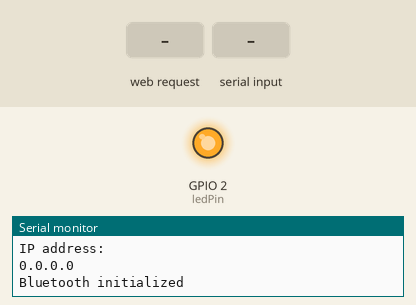
A sketch run on a simulated ESP32. On the bench: output pins drawn as LEDs (lit = HIGH), the last lines printed to the serial monitor. The test bench sets the inputs (shaded band). WiFi joins after 1.5 s; servers stay silent unless stated; nothing arrives over Bluetooth unless stated.

Above: at 1.2 s.
1.3 s: HTTP request GET /26/off received
At 2.3 s:
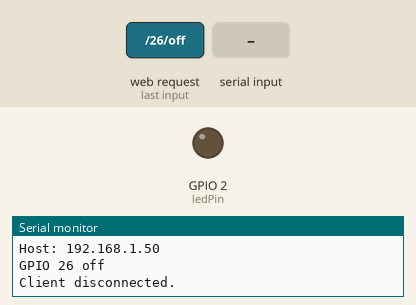
4.3 s: "1\n" received over the second serial link
At 5.5 s:
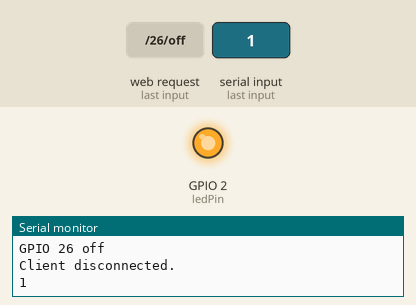
5.8 s: "0\n" received over the second serial link
At 6.8 s:
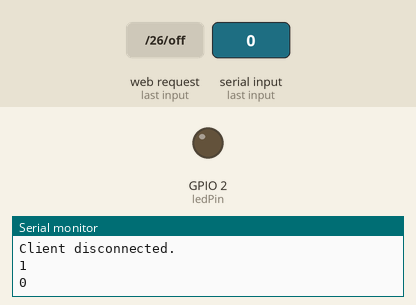
7.3 s: HTTP request GET /26/on received
At 8.1 s:
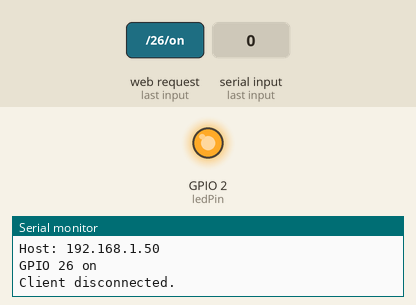
Timing chart, 0 to 10.3 s (numbered marks = the images above; inputs shaded):
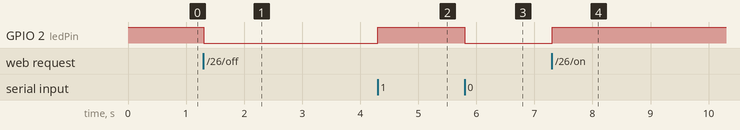

Measured:
- after the input at 1.3 s, GPIO 2 (ledPin): HIGH → LOW at once
- after the input at 4.3 s, GPIO 2 (ledPin): LOW → HIGH at once
- after the input at 5.8 s, GPIO 2 (ledPin): HIGH → LOW at once
- after the input at 7.3 s, GPIO 2 (ledPin): LOW → HIGH at once

The sketch:

BLEWIFI.ino
```cpp
#include <WiFi.h>;
#include "BluetoothSerial.h"


#define SERVICE_UUID        "4fafc201-1fb5-459e-8fcc-c5c9c331914b"
#define CHARACTERISTIC_UUID "beb5483e-36e1-4688-b7f5-ea07361b26a8"

const char* ssid = "MEO-66B281";
const char* password = "670F64B8D4";


const int ledPin = 2;
char Incoming_value = 0;
String header;
String output26State = "on";


BluetoothSerial SerialBT;
WiFiClient espClient;
WiFiServer server(80);

void setup() {
  Serial.begin(115200);

  pinMode (ledPin, OUTPUT);
  digitalWrite(ledPin, HIGH);  //If value is 1 then LED turns ON

  //initBLE();
  initWifi();
  initB();

}


void loop() {
 WiFiClient client = server.available();   // Listen for incoming clients

  if (client) {                             // If a new client connects,
    Serial.println("New Client.");          // print a message out in the serial port
    String currentLine = "";                // make a String to hold incoming data from the client
    while (client.connected()) {            // loop while the client's connected
      if (client.available()) {             // if there's bytes to read from the client,
        char c = client.read();             // read a byte, then
        Serial.write(c);                    // print it out the serial monitor
        header += c;
        if (c == '\n') {                    // if the byte is a newline character
          // if the current line is blank, you got two newline characters in a row.
          // that's the end of the client HTTP request, so send a response:
          if (currentLine.length() == 0) {
            // HTTP headers always start with a response code (e.g. HTTP/1.1 200 OK)
            // and a content-type so the client knows what's coming, then a blank line:
            client.println("HTTP/1.1 200 OK");
            client.println("Content-type:text/html");
            client.println("Connection: close");
            client.println();

            // turns the GPIOs on and off
            if (header.indexOf("GET /26/on") >= 0) {
              Serial.println("GPIO 26 on");
              output26State = "on";
              digitalWrite(ledPin, HIGH);
            } else if (header.indexOf("GET /26/off") >= 0) {
              Serial.println("GPIO 26 off");
              output26State = "off";
              digitalWrite(ledPin, LOW);
            }

            // Display the HTML web page
            client.println("<!DOCTYPE html><html>");
            client.println("<head><meta name=\"viewport\" content=\"width=device-width, initial-scale=1\">");
            client.println("<link rel=\"icon\" href=\"data:,\">");
            // CSS to style the on/off buttons
            // Feel free to change the background-color and font-size attributes to fit your preferences
            client.println("<style>html { font-family: Helvetica; display: inline-block; margin: 0px auto; text-align: center;}");
            client.println(".button { background-color: #4CAF50; border: none; color: white; padding: 16px 40px;");
            client.println("text-decoration: none; font-size: 30px; margin: 2px; cursor: pointer;}");
            client.println(".button2 {background-color: #555555;}</style></head>");

            // Web Page Heading
            client.println("<body><h1>ESP32 Web Server</h1>");

            // Display current state, and ON/OFF buttons for GPIO 26
            client.println("<p>GPIO 26 - State " + output26State + "</p>");
            // If the output26State is off, it displays the ON button
            if (output26State=="off") {
              client.println("<p><a href=\"/26/on\"><button class=\"button\">ON</button></a></p>");
            } else {
              client.println("<p><a href=\"/26/off\"><button class=\"button button2\">OFF</button></a></p>");
            }

            client.println("</body></html>");

            // The HTTP response ends with another blank line
            client.println();
            // Break out of the while loop
            break;
          } else { // if you got a newline, then clear currentLine
            currentLine = "";
          }
        } else if (c != '\r') {  // if you got anything else but a carriage return character,
          currentLine += c;      // add it to the end of the currentLine
        }
      }
    }
    // Clear the header variable
    header = "";
    // Close the connection
    client.stop();
    Serial.println("Client disconnected.");
    Serial.println("");
  }
  else{
      while(SerialBT.available()){

    char command = SerialBT.read();
    Serial.println(command);
    processReceivedValue(command);
    }
  }

  //while(SerialBT.available()){

  //  char command = SerialBT.read();
  //  Serial.println(command);
  //  processReceivedValue(command);
  //}
}

void initB(){
  if(!SerialBT.begin("ESP32")){
    Serial.println("An error occurred initializing Bluetooth");
  }else{
    Serial.println("Bluetooth initialized");
  }
}

/*
void initBLE(){
  Serial.println("Starting BLE work!");
  BLEDevice::init("ESP32 ");
  BLEServer *pServer = BLEDevice::createServer();
  BLEService *pService = pServer->createService(SERVICE_UUID);
  BLECharacteristic *pCharacteristic = pService->createCharacteristic(
                                         CHARACTERISTIC_UUID,
                                         BLECharacteristic::PROPERTY_READ |
                                         BLECharacteristic::PROPERTY_WRITE
                                       );

  pCharacteristic->setValue("Hello World says Neil");
  pService->start();
  // BLEAdvertising *pAdvertising = pServer->getAdvertising();  // this still is working for backward compatibility
  BLEAdvertising *pAdvertising = BLEDevice::getAdvertising();
  pAdvertising->addServiceUUID(SERVICE_UUID);
  pAdvertising->setScanResponse(true);
  pAdvertising->setMinPreferred(0x06);  // functions that help with iPhone connections issue
  pAdvertising->setMinPreferred(0x12);
  BLEDevice::startAdvertising();
  Serial.println("Characteristic defined! Now you can read it in your phone!");
*/
void initWifi(){
  WiFi.begin(ssid, password);
 // while (WiFi.status() != WL_CONNECTED) {
 //       delay(500);
 //       Serial.print(".");
 //   }

  Serial.println("");
  Serial.println("WiFi connected.");
  Serial.println("IP address: ");
  Serial.println(WiFi.localIP());

  server.begin();

}

void processReceivedValue(char command){

  if(command == '1'){ digitalWrite(ledPin, HIGH);output26State = "on"; }
  else if(command == '0'){ digitalWrite(ledPin, LOW);output26State = "off";}

   return;
}
```
